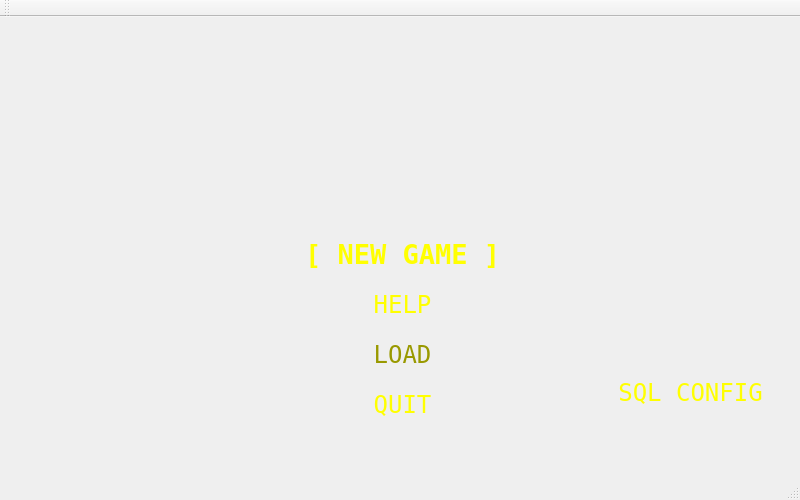
<?xml version="1.0" encoding="UTF-8"?>
<ui version="4.0">
 <class>MainWindow</class>
 <widget class="QMainWindow" name="MainWindow">
  <property name="geometry">
   <rect>
    <x>0</x>
    <y>0</y>
    <width>800</width>
    <height>500</height>
   </rect>
  </property>
  <property name="sizePolicy">
   <sizepolicy hsizetype="Fixed" vsizetype="Fixed">
    <horstretch>0</horstretch>
    <verstretch>0</verstretch>
   </sizepolicy>
  </property>
  <property name="windowTitle">
   <string>Dungeon</string>
  </property>
  <widget class="QWidget" name="centralWidget">
   <widget class="QLabel" name="Logo">
    <property name="geometry">
     <rect>
      <x>200</x>
      <y>30</y>
      <width>400</width>
      <height>200</height>
     </rect>
    </property>
    <property name="text">
     <string/>
    </property>
    <property name="pixmap">
     <pixmap resource="Map.qrc">:/Logo.png</pixmap>
    </property>
    <property name="scaledContents">
     <bool>true</bool>
    </property>
   </widget>
   <widget class="QPushButton" name="pushButton">
    <property name="geometry">
     <rect>
      <x>290</x>
      <y>200</y>
      <width>225</width>
      <height>75</height>
     </rect>
    </property>
    <property name="font">
     <font>
      <family>Terminal</family>
      <pointsize>20</pointsize>
      <weight>75</weight>
      <bold>true</bold>
     </font>
    </property>
    <property name="styleSheet">
     <string notr="true">color: yellow;</string>
    </property>
    <property name="text">
     <string>[ NEW GAME ]</string>
    </property>
    <property name="default">
     <bool>false</bool>
    </property>
    <property name="flat">
     <bool>true</bool>
    </property>
   </widget>
   <widget class="QPushButton" name="pushButton_2">
    <property name="enabled">
     <bool>true</bool>
    </property>
    <property name="geometry">
     <rect>
      <x>290</x>
      <y>350</y>
      <width>225</width>
      <height>75</height>
     </rect>
    </property>
    <property name="font">
     <font>
      <family>Terminal</family>
      <pointsize>18</pointsize>
     </font>
    </property>
    <property name="styleSheet">
     <string notr="true">color: yellow;</string>
    </property>
    <property name="text">
     <string>QUIT</string>
    </property>
    <property name="flat">
     <bool>true</bool>
    </property>
   </widget>
   <widget class="QPushButton" name="pushButton_3">
    <property name="geometry">
     <rect>
      <x>290</x>
      <y>250</y>
      <width>225</width>
      <height>75</height>
     </rect>
    </property>
    <property name="font">
     <font>
      <family>Terminal</family>
      <pointsize>18</pointsize>
     </font>
    </property>
    <property name="styleSheet">
     <string notr="true">color: yellow;</string>
    </property>
    <property name="text">
     <string>HELP</string>
    </property>
    <property name="flat">
     <bool>true</bool>
    </property>
   </widget>
   <widget class="QPushButton" name="pushButton_4">
    <property name="enabled">
     <bool>false</bool>
    </property>
    <property name="geometry">
     <rect>
      <x>290</x>
      <y>300</y>
      <width>225</width>
      <height>75</height>
     </rect>
    </property>
    <property name="sizePolicy">
     <sizepolicy hsizetype="Fixed" vsizetype="Fixed">
      <horstretch>0</horstretch>
      <verstretch>0</verstretch>
     </sizepolicy>
    </property>
    <property name="font">
     <font>
      <family>Terminal</family>
      <pointsize>18</pointsize>
     </font>
    </property>
    <property name="styleSheet">
     <string notr="true">color: #999900;</string>
    </property>
    <property name="text">
     <string>LOAD</string>
    </property>
    <property name="flat">
     <bool>true</bool>
    </property>
   </widget>
   <widget class="QPushButton" name="pushButton_5">
    <property name="geometry">
     <rect>
      <x>590</x>
      <y>350</y>
      <width>201</width>
      <height>51</height>
     </rect>
    </property>
    <property name="font">
     <font>
      <family>Terminal</family>
      <pointsize>18</pointsize>
     </font>
    </property>
    <property name="styleSheet">
     <string notr="true">color: yellow;</string>
    </property>
    <property name="text">
     <string>SQL CONFIG</string>
    </property>
    <property name="flat">
     <bool>true</bool>
    </property>
   </widget>
  </widget>
  <widget class="QMenuBar" name="menuBar">
   <property name="geometry">
    <rect>
     <x>0</x>
     <y>0</y>
     <width>800</width>
     <height>21</height>
    </rect>
   </property>
  </widget>
  <widget class="QToolBar" name="mainToolBar">
   <attribute name="toolBarArea">
    <enum>TopToolBarArea</enum>
   </attribute>
   <attribute name="toolBarBreak">
    <bool>false</bool>
   </attribute>
  </widget>
  <widget class="QStatusBar" name="statusBar"/>
 </widget>
 <layoutdefault spacing="6" margin="11"/>
 <resources>
  <include location="Map.qrc"/>
 </resources>
 <connections/>
</ui>
